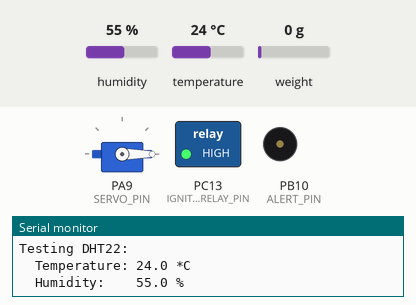
This sketch was run on a simulated STM32 Blue Pill. Shown: servo, switched loads named in the sketch (green lamp = pin HIGH), buzzer (waves = sounding), the last lines printed to the serial monitor. The inputs (shaded band) are chosen by the test bench; at power-on: humidity 55 %, temperature 24 °C, weight on the scale 0 g. Pins used as bus, display or sensor lines are not drawn.

Above: at 4.05 s.
At 7.35 s:
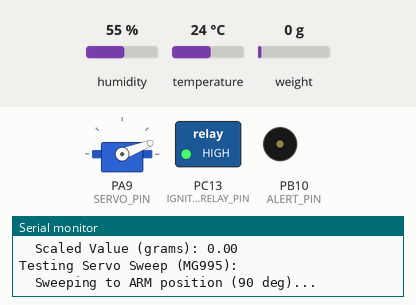
At 8.6 s:
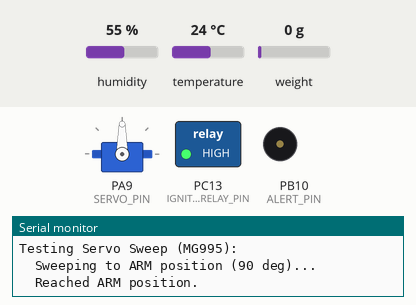
At 9.85 s:
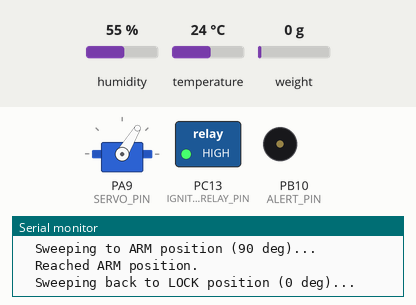
At 12.75 s:
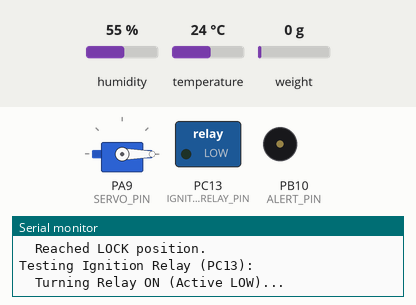
At 15.7 s:
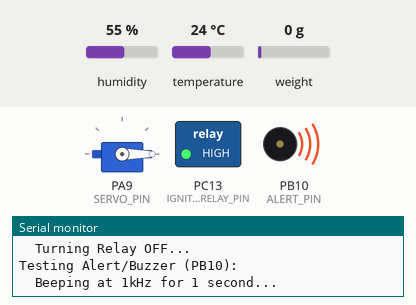
Timing chart, 0 to 23.3 s (numbered marks = the images above):
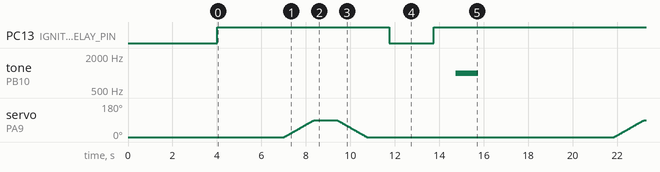

Measured:
- by itself, PC13 (IGNITION_RELAY_PIN): alternates HIGH for 12.8 s and LOW for 2.0 s
- by itself, tone on PB10 (ALERT_PIN): alternates 1000 Hz for 1.0 s and silent for 13.8 s

The sketch:

allsensortest.ino
```cpp
/**
 * DhumketuX LPU - HARDWARE TEST SKETCH
 * Goal: Test all connected sensors and actuators individually.
 * Outputs status and readings to the Serial Monitor (115200 baud).
 *
 * Components Tested:
 * - DHT22 (Temp/Humi) on PB15 (Updated)
 * - HX711 (Load Cell) on PB0/PB1
 * - Servo (MG995) on PA9
 * - Ignition Relay on PC13 (Active LOW)
 * - Alert/Buzzer on PB10
 */

#include <Servo.h>
#include <DHT.h>
#include <HX711.h> // Rob Tillaart Library

// --- Pin Definitions (Match your LPU hardware) ---
#define HX_DOUT_PIN      PB0
#define HX_SCK_PIN       PB1

#define DHT_PIN          PB15 // <<< UPDATED PIN
#define DHT_TYPE         DHT22

#define SERVO_PIN        PA9
#define IGNITION_RELAY_PIN PC13
#define ALERT_PIN        PB10

// --- Sensor/Actuator Objects ---
DHT dht(DHT_PIN, DHT_TYPE);
HX711 hx;
Servo testServo;

// --- Calibration (Use placeholder or your value for scaled readings) ---
long  hx_offset = 0;
// Use the scale factor you calculated previously, or 1.0f to see raw counts
float hx_scale  = 0.9748f; // Replace with your calculated value if known

// --- Servo Test Parameters ---
#define SERVO_LOCK_ANGLE    0
#define SERVO_ARM_ANGLE     90
#define SERVO_SWEEP_DELAY 15 // Delay between servo steps (ms)

void setup() {
  Serial.begin(115200);
  delay(2000); // Wait for Serial Monitor connection
  Serial.println("\n--- LPU Hardware Test Initializing ---");

  // --- Initialize DHT ---
  Serial.print("Initializing DHT22 on PB15..."); // <<< UPDATED MESSAGE
  dht.begin();
  float initial_temp = dht.readTemperature(); // Attempt first read
  if (isnan(initial_temp)) {
      Serial.println(" FAILED initial read! Check wiring/power.");
  } else {
      Serial.println(" OK.");
  }

  // --- Initialize HX711 ---
  Serial.print("Initializing HX711 on PB0/PB1...");
  hx.begin(HX_DOUT_PIN, HX_SCK_PIN);
  Serial.print(" Taring (keep scale empty)...");
  if (hx.is_ready()) {
      hx.tare(20); // Tare
      hx_offset = hx.get_offset();
      hx.set_scale(hx_scale); // Set scale
      Serial.println(" OK.");
      Serial.print("  Offset: "); Serial.println(hx_offset);
      Serial.print("  Scale Factor Used: "); Serial.println(hx_scale);
  } else {
      Serial.println(" FAILED during tare! Check HX711 wiring/power.");
  }

  // --- Initialize Servo ---
  Serial.print("Initializing Servo on PA9...");
  testServo.attach(SERVO_PIN);
  testServo.write(SERVO_LOCK_ANGLE); // Start at lock position
  Serial.println(" OK.");

  // --- Initialize Relay and Alert Pins ---
  Serial.print("Setting up Relay (PC13) and Alert (PB10)...");
  pinMode(IGNITION_RELAY_PIN, OUTPUT);
  digitalWrite(IGNITION_RELAY_PIN, HIGH); // Relay OFF (Active LOW)
  pinMode(ALERT_PIN, OUTPUT);
  digitalWrite(ALERT_PIN, LOW); // Alert OFF
  Serial.println(" OK.");

  Serial.println("\n--- Starting Hardware Test Cycle ---");
}

void loop() {
  Serial.println("\n----- New Test Cycle -----");

  // --- 1. Test DHT22 ---
  Serial.println("Testing DHT22:");
  float tempC = dht.readTemperature();
  float humiP = dht.readHumidity();
  if (isnan(tempC) || isnan(humiP)) {
    Serial.println("  DHT Read FAILED!");
  } else {
    Serial.print("  Temperature: "); Serial.print(tempC, 1); Serial.println(" *C");
    Serial.print("  Humidity:    "); Serial.print(humiP, 1); Serial.println(" %");
  }
  delay(1000);

  // --- 2. Test HX711 ---
  Serial.println("Testing HX711:");
  if (hx.is_ready()) {
    long rawValue = hx.read_average(5); // Raw ADC counts
    float scaledValue = hx.get_units(5); // Scaled value (grams if calibrated)
    Serial.print("  Raw ADC Value: "); Serial.println(rawValue);
    Serial.print("  Scaled Value (grams): "); Serial.println(scaledValue, 2);
  } else {
    Serial.println("  HX711 Not Ready!");
  }
  delay(1000);

  // --- 3. Test Servo ---
  Serial.println("Testing Servo Sweep (MG995):");
  Serial.print("  Sweeping to ARM position ("); Serial.print(SERVO_ARM_ANGLE); Serial.println(" deg)...");
  for (int pos = SERVO_LOCK_ANGLE; pos <= SERVO_ARM_ANGLE; pos += 1) {
    testServo.write(pos);
    delay(SERVO_SWEEP_DELAY);
  }
  Serial.println("  Reached ARM position.");
  delay(1000);
  Serial.print("  Sweeping back to LOCK position ("); Serial.print(SERVO_LOCK_ANGLE); Serial.println(" deg)...");
  for (int pos = SERVO_ARM_ANGLE; pos >= SERVO_LOCK_ANGLE; pos -= 1) {
    testServo.write(pos);
    delay(SERVO_SWEEP_DELAY);
  }
  Serial.println("  Reached LOCK position.");
  delay(1000);

  // --- 4. Test Relay ---
  Serial.println("Testing Ignition Relay (PC13):");
  Serial.println("  Turning Relay ON (Active LOW)...");
  digitalWrite(IGNITION_RELAY_PIN, LOW); // Relay ON
  delay(2000); // Keep it on for 2 seconds
  Serial.println("  Turning Relay OFF...");
  digitalWrite(IGNITION_RELAY_PIN, HIGH); // Relay OFF
  delay(1000);

  // --- 5. Test Alert/Buzzer ---
  Serial.println("Testing Alert/Buzzer (PB10):");
  Serial.println("  Beeping at 1kHz for 1 second...");
  tone(ALERT_PIN, 1000, 1000); // 1kHz tone for 1000ms
  digitalWrite(ALERT_PIN, HIGH); // Turn on LED as well
  delay(1100); // Wait slightly longer than tone duration
  digitalWrite(ALERT_PIN, LOW); // Turn off LED
  noTone(ALERT_PIN); // Ensure tone is stopped
  Serial.println("  Beep complete.");

  Serial.println("----- Test Cycle Complete -----");
  delay(3000); // Wait 3 seconds before next cycle
}
```
